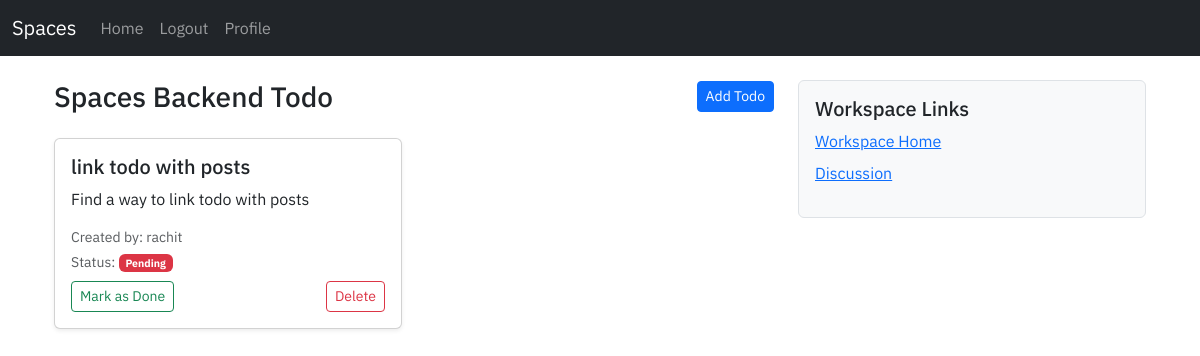
The app's page /workspace/todo/1/ (signed in), older data.
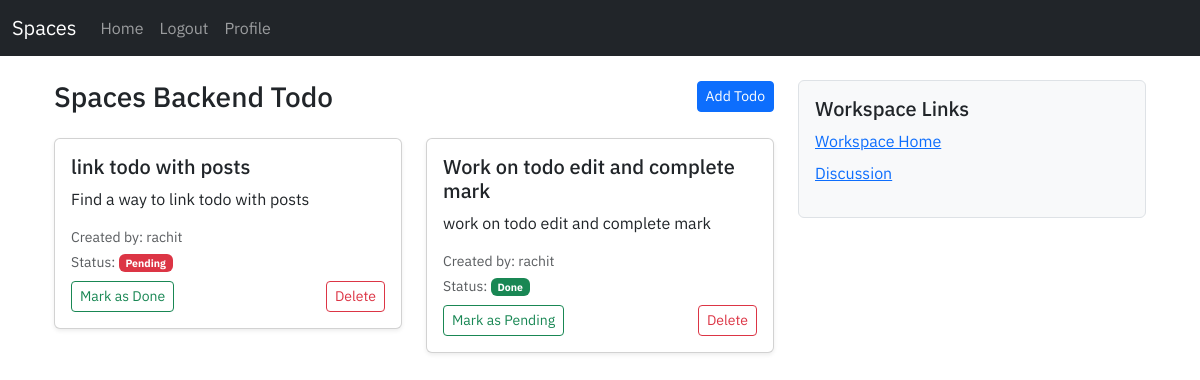
The same page, newer data.
### todo/models.py (models this page shows)
class Todo(models.Model):
    task = models.CharField(max_length=100, null=False, blank=False)
    description = models.TextField(max_length=500, null=False, blank=False)
    status = models.BooleanField(default=False)
    creator = models.ForeignKey(User, on_delete=models.CASCADE)
    workspace = models.ForeignKey(Workspace, on_delete=models.CASCADE)

### workspace/decorators.py (the view)
    def wrap(request, *args, **kwargs):
        workspace_id = kwargs.get('workspace_id')
        workspace = get_object_or_404(Workspace, id=workspace_id)
        user = request.user
        if user == workspace.creator or user in workspace.members.all():
            return function(request, *args, **kwargs)
        else:
            return HttpResponseForbidden("You can not view this workspace")

### todo/views.py (called while the page is built)
@login_required
@user_membership_check
def workspace_todo(request, workspace_id):
    workspace = get_object_or_404(Workspace, id=workspace_id)
    todos = Todo.objects.filter(workspace=workspace)
    context = {
        'todos': todos,
        'workspace': workspace,
    }
    return render(request, 'todo/todo.html', context=context)

### todo/templates/todo/todo.html (shortened to what this page needs)
{% extends 'user/base.html' %}
{% block content %}
<div class="container mt-4">
    <div class="row">
        <div class="col-md-8">
            <div class="d-flex justify-content-between align-items-center mb-4">
                <h3 class="mb-0">{{ workspace.name }} Todo</h3>
                <a href="{% url 'todo-creation-form' workspace.id %}" class="btn btn-primary btn-sm">Add Todo</a>
            </div>
            {% if todos %}
                <div class="row">
                    {% for todo in todos %}
                        <div class="col-md-6 mb-3">
                            <div class="card shadow-sm">
                                <div class="card-body">
                                    <h5 class="card-title">{{ todo.task }}</h5>
                                    <p class="card-text">{{ todo.description }}</p>
                                    <p class="text-muted small mb-1">Created by: {{ todo.creator.username }}</p>
                                    <p class="text-muted small mb-2">Status:
                                        {% if todo.status %}
                                            <span class="badge bg-success">Done</span>
                                        {% else %}
                                            <span class="badge bg-danger">Pending</span>
                                        {% endif %}
                                    </p>
                                    <div class="d-flex justify-content-between">
                                        <a href="{% url 'todo-update-status' todo.id %}" class="btn btn-sm btn-outline-success">
                                            {% if todo.status %} Mark as Pending {% else %} Mark as Done {% endif %}
                                        </a>
                                        {% if request.user == todo.creator %}
                                        <a href="{% url 'delete-todo' todo.id %}" class="btn btn-sm btn-outline-danger" onclick="return confirm('Are you sure you want to delete this todo?');">
                                            Delete
                                        </a>
                                        {% endif %}
                                    </div>
                                </div>
                            </div>
                        </div>
                    {% endfor %}
                </div>
            {% else %}
                <div class="alert alert-info text-center" role="alert">
                    No todo items yet. Be the first to add one!
                </div>
            {% endif %}
        </div>
        <div class="col-md-4">
            <div class="p-3 bg-light border rounded">
                <h5>Workspace Links</h5>
                <ul class="list-unstyled">
                    <li><a href="{% url 'workspace' workspace.id %}" class="d-block mb-2">Workspace Home</a></li>
                    <li><a href="{% url 'workspace-discussion-index' workspace.id %}" class="d-block mb-2">Discussion</a></li>
                </ul>
            </div>
        </div>
    </div>
</div>
{% endblock %}

Row changes from the older to the newer data that the page shows:
added Todo: task "Work on todo edit and complete mark", description "work on todo edit and complete mark", creator.username "rachit", status "Done", shows "Delete"
